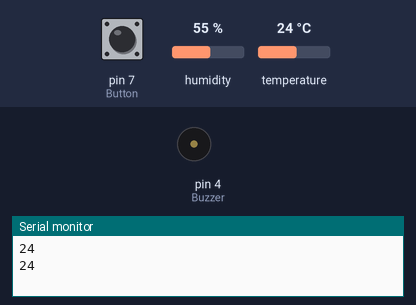
Recording of a sketch running on a simulated Arduino Uno, built with avr-gcc and run on an emulated ATmega328P. Parts: buzzer (waves = sounding, pin HIGH), the last lines printed to the serial monitor. Inputs (shaded band) come from the test bench; at power-on: temperature 24 °C, pin 7 (Button) HIGH, humidity 55 %.

Above: at 2.8 s.
2.9 s: temperature set to 29 °C
5.6 s: temperature set to 32 °C
At 7.5 s:
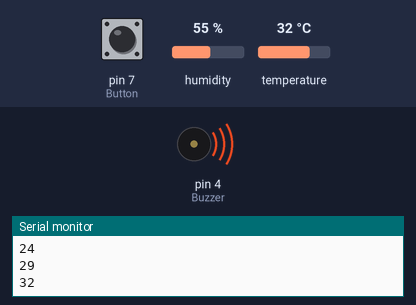
8.3 s: temperature set to 12 °C
At 11.1 s:
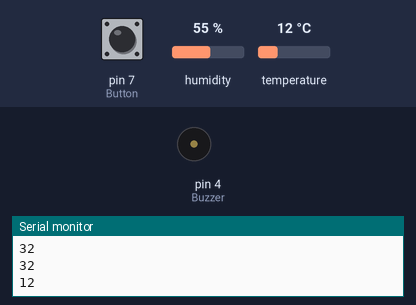
11.6 s: temperature set to 33 °C
At 13.5 s:
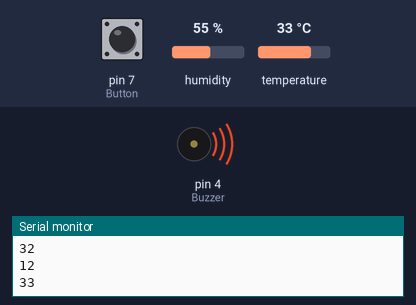
Timing chart, 0 to 15.0 s (numbered marks = the images above; inputs shaded):
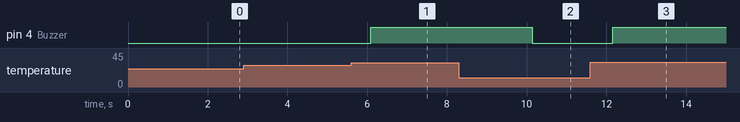

Measured:
- the behaviour switches between 30 and 31 °C on temperature (found by bisection; images 0 and 1)
- after the input at 5.6 s, pin 4 (Buzzer): LOW → HIGH after 0.49 s
- after the input at 8.3 s, pin 4 (Buzzer): HIGH → LOW after 1.8 s
- after the input at 11.6 s, pin 4 (Buzzer): LOW → HIGH after 0.56 s

The sketch:

SolderAlarm.ino
```cpp
#include "DHT.h"
#define DHTTYPE DHT11

const int DHTP = A1;
const int Buzzer = 4;
const int Button = 7;

const int TriggerTemp = 31;

int ButtonRead;
int Temp;

DHT dht(DHTP, DHTTYPE);

void setup()
{
  Serial.begin(9600);

  pinMode(Buzzer, OUTPUT);
  pinMode(Button, INPUT_PULLUP);

  dht.begin();
}

void loop()
{
  Temp = dht.readTemperature();
  Serial.println(Temp);

  ButtonRead = digitalRead(Button);
  if (Temp >= TriggerTemp && ButtonRead == HIGH)
  {
    digitalWrite(Buzzer, HIGH);
  }

  else if (Temp != TriggerTemp || Temp < TriggerTemp && ButtonRead == HIGH || ButtonRead == LOW)
  {
    digitalWrite(Buzzer, LOW);
  }

  else
  {
    digitalWrite(Buzzer, LOW);
  }

  delay(2000);
}
```
